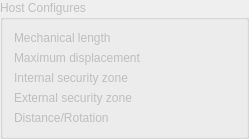
          <widget class="QGroupBox" name="hostGroupBox">
           <property name="enabled">
            <bool>false</bool>
           </property>
           <property name="title">
            <string>Host Configures</string>
           </property>
           <layout class="QFormLayout" name="formLayout_4">
            <property name="fieldGrowthPolicy">
             <enum>QFormLayout::AllNonFixedFieldsGrow</enum>
            </property>
            <item row="0" column="0">
             <widget class="QLabel" name="label_21">
              <property name="sizePolicy">
               <sizepolicy hsizetype="Fixed" vsizetype="Preferred">
                <horstretch>0</horstretch>
                <verstretch>0</verstretch>
               </sizepolicy>
              </property>
              <property name="minimumSize">
               <size>
                <width>159</width>
                <height>0</height>
               </size>
              </property>
              <property name="text">
               <string>Mechanical length</string>
              </property>
             </widget>
            </item>
            <item row="0" column="1">
             <widget class="QLabel" name="hostMachineLengthLabel">
              <property name="sizePolicy">
               <sizepolicy hsizetype="Fixed" vsizetype="Preferred">
                <horstretch>0</horstretch>
                <verstretch>0</verstretch>
               </sizepolicy>
              </property>
              <property name="minimumSize">
               <size>
                <width>56</width>
                <height>0</height>
               </size>
              </property>
              <property name="text">
               <string/>
              </property>
             </widget>
            </item>
            <item row="1" column="0">
             <widget class="QLabel" name="label_25">
              <property name="sizePolicy">
               <sizepolicy hsizetype="Fixed" vsizetype="Preferred">
                <horstretch>0</horstretch>
                <verstretch>0</verstretch>
               </sizepolicy>
              </property>
              <property name="minimumSize">
               <size>
                <width>159</width>
                <height>0</height>
               </size>
              </property>
              <property name="text">
               <string>Maximum displacement</string>
              </property>
             </widget>
            </item>
            <item row="1" column="1">
             <widget class="QLabel" name="hostMaxLengthLabel">
              <property name="sizePolicy">
               <sizepolicy hsizetype="Fixed" vsizetype="Preferred">
                <horstretch>0</horstretch>
                <verstretch>0</verstretch>
               </sizepolicy>
              </property>
              <property name="minimumSize">
               <size>
                <width>56</width>
                <height>0</height>
               </size>
              </property>
              <property name="text">
               <string/>
              </property>
             </widget>
            </item>
            <item row="2" column="0">
             <widget class="QLabel" name="hostISafeLabel">
              <property name="sizePolicy">
               <sizepolicy hsizetype="Fixed" vsizetype="Preferred">
                <horstretch>0</horstretch>
                <verstretch>0</verstretch>
               </sizepolicy>
              </property>
              <property name="minimumSize">
               <size>
                <width>159</width>
                <height>0</height>
               </size>
              </property>
              <property name="text">
               <string>Internal security zone</string>
              </property>
             </widget>
            </item>
            <item row="2" column="1">
             <widget class="QLabel" name="hostInnerSecurityLabel">
              <property name="sizePolicy">
               <sizepolicy hsizetype="Fixed" vsizetype="Preferred">
                <horstretch>0</horstretch>
                <verstretch>0</verstretch>
               </sizepolicy>
              </property>
              <property name="minimumSize">
               <size>
                <width>56</width>
                <height>0</height>
               </size>
              </property>
              <property name="text">
               <string/>
              </property>
             </widget>
            </item>
            <item row="3" column="0">
             <widget class="QLabel" name="hostOSafeLabel">
              <property name="sizePolicy">
               <sizepolicy hsizetype="Fixed" vsizetype="Preferred">
                <horstretch>0</horstretch>
                <verstretch>0</verstretch>
               </sizepolicy>
              </property>
              <property name="minimumSize">
               <size>
                <width>159</width>
                <height>0</height>
               </size>
              </property>
              <property name="text">
               <string>External security zone</string>
              </property>
             </widget>
            </item>
            <item row="3" column="1">
             <widget class="QLabel" name="hostOutterSecurityLabel">
              <property name="sizePolicy">
               <sizepolicy hsizetype="Fixed" vsizetype="Preferred">
                <horstretch>0</horstretch>
                <verstretch>0</verstretch>
               </sizepolicy>
              </property>
              <property name="minimumSize">
               <size>
                <width>56</width>
                <height>0</height>
               </size>
              </property>
              <property name="text">
               <string/>
              </property>
             </widget>
            </item>
            <item row="4" column="0">
             <widget class="QLabel" name="label_24">
              <property name="sizePolicy">
               <sizepolicy hsizetype="Fixed" vsizetype="Preferred">
                <horstretch>0</horstretch>
                <verstretch>0</verstretch>
               </sizepolicy>
              </property>
              <property name="minimumSize">
               <size>
                <width>159</width>
                <height>0</height>
               </size>
              </property>
              <property name="text">
               <string>Distance/Rotation</string>
              </property>
             </widget>
            </item>
            <item row="4" column="1">
             <widget class="QLabel" name="hostDRLabel">
              <property name="sizePolicy">
               <sizepolicy hsizetype="Fixed" vsizetype="Preferred">
                <horstretch>0</horstretch>
                <verstretch>0</verstretch>
               </sizepolicy>
              </property>
              <property name="minimumSize">
               <size>
                <width>56</width>
                <height>0</height>
               </size>
              </property>
              <property name="text">
               <string/>
              </property>
             </widget>
            </item>
           </layout>
          </widget>
